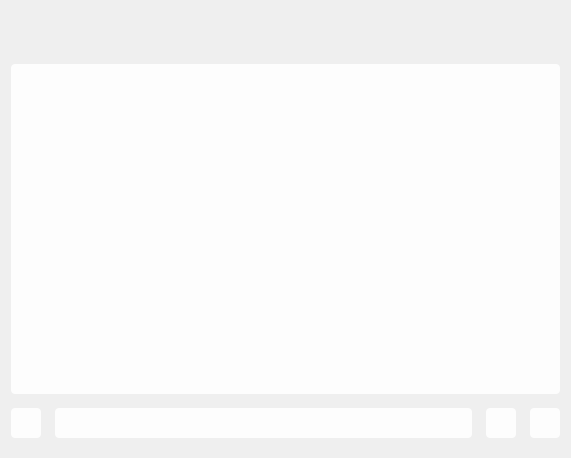
<?xml version="1.0" encoding="UTF-8"?>
<ui version="4.0">
 <class>sp_activator</class>
 <widget class="QWidget" name="sp_activator">
  <property name="geometry">
   <rect>
    <x>0</x>
    <y>0</y>
    <width>571</width>
    <height>458</height>
   </rect>
  </property>
  <property name="font">
   <font>
    <family>MiSans Normal</family>
   </font>
  </property>
  <property name="windowTitle">
   <string>Form</string>
  </property>
  <layout class="QGridLayout" name="gridLayout">
   <property name="leftMargin">
    <number>0</number>
   </property>
   <property name="topMargin">
    <number>0</number>
   </property>
   <property name="rightMargin">
    <number>0</number>
   </property>
   <property name="bottomMargin">
    <number>11</number>
   </property>
   <item row="0" column="0">
    <widget class="QWidget" name="widget" native="true">
     <property name="styleSheet">
      <string notr="true">border-radius: 4px;
background-color: rgba(255, 255, 255, 0);
border:0px solid #BDBDBD;</string>
     </property>
     <layout class="QVBoxLayout" name="verticalLayout_2">
      <property name="leftMargin">
       <number>11</number>
      </property>
      <property name="topMargin">
       <number>0</number>
      </property>
      <property name="rightMargin">
       <number>11</number>
      </property>
      <item>
       <layout class="QVBoxLayout" name="verticalLayout">
        <property name="spacing">
         <number>14</number>
        </property>
        <item>
         <layout class="QHBoxLayout" name="horizontalLayout_2">
          <property name="spacing">
           <number>14</number>
          </property>
          <item>
           <widget class="QLabel" name="appIcon">
            <property name="minimumSize">
             <size>
              <width>40</width>
              <height>40</height>
             </size>
            </property>
            <property name="maximumSize">
             <size>
              <width>40</width>
              <height>40</height>
             </size>
            </property>
            <property name="styleSheet">
             <string notr="true">border-radius: 4px;
border:0px solid #BDBDBD;</string>
            </property>
            <property name="text">
             <string/>
            </property>
           </widget>
          </item>
          <item>
           <widget class="QLabel" name="appName">
            <property name="minimumSize">
             <size>
              <width>0</width>
              <height>50</height>
             </size>
            </property>
            <property name="maximumSize">
             <size>
              <width>16777215</width>
              <height>50</height>
             </size>
            </property>
            <property name="font">
             <font>
              <pointsize>18</pointsize>
              <bold>true</bold>
             </font>
            </property>
            <property name="styleSheet">
             <string notr="true">border-radius: 4px;
border:0px solid #BDBDBD;</string>
            </property>
            <property name="text">
             <string/>
            </property>
           </widget>
          </item>
         </layout>
        </item>
        <item>
         <widget class="QTextBrowser" name="textBrowser">
          <property name="font">
           <font>
            <pointsize>12</pointsize>
            <stylestrategy>PreferAntialias</stylestrategy>
           </font>
          </property>
          <property name="mouseTracking">
           <bool>false</bool>
          </property>
          <property name="styleSheet">
           <string notr="true">background-color: rgba(255, 255, 255, 0.9);
border:0px; border-radius:4px;</string>
          </property>
          <property name="lineWrapMode">
           <enum>QTextEdit::WidgetWidth</enum>
          </property>
          <property name="openExternalLinks">
           <bool>true</bool>
          </property>
         </widget>
        </item>
        <item>
         <layout class="QHBoxLayout" name="horizontalLayout">
          <item>
           <widget class="QPushButton" name="back_to_basePage">
            <property name="minimumSize">
             <size>
              <width>30</width>
              <height>30</height>
             </size>
            </property>
            <property name="maximumSize">
             <size>
              <width>30</width>
              <height>30</height>
             </size>
            </property>
            <property name="styleSheet">
             <string notr="true">QPushButton{background-color:rgba(255,255,255,0.9);border-radius:4px;border:0px;}
QPushButton:hover{background-color:rgba(255,255,255,0.7);}
QPushButton:pressed{background-color:rgba(255,255,255,0.6);}</string>
            </property>
            <property name="text">
             <string/>
            </property>
            <property name="icon">
             <iconset resource="../../ico.qrc">
              <normaloff>:/ico/image/ico/arrow-left-line.svg</normaloff>:/ico/image/ico/arrow-left-line.svg</iconset>
            </property>
            <property name="iconSize">
             <size>
              <width>18</width>
              <height>18</height>
             </size>
            </property>
           </widget>
          </item>
          <item>
           <widget class="QPushButton" name="runBtn">
            <property name="sizePolicy">
             <sizepolicy hsizetype="Expanding" vsizetype="Fixed">
              <horstretch>0</horstretch>
              <verstretch>0</verstretch>
             </sizepolicy>
            </property>
            <property name="minimumSize">
             <size>
              <width>0</width>
              <height>30</height>
             </size>
            </property>
            <property name="maximumSize">
             <size>
              <width>16777215</width>
              <height>30</height>
             </size>
            </property>
            <property name="font">
             <font/>
            </property>
            <property name="styleSheet">
             <string notr="true">QPushButton{background-color:rgba(255,255,255,0.9);border-radius:4px;border:0px;}
QPushButton:hover{background-color:rgba(255,255,255,0.7);}
QPushButton:pressed{background-color:rgba(255,255,255,0.6);}</string>
            </property>
            <property name="text">
             <string/>
            </property>
            <property name="icon">
             <iconset resource="../../ico.qrc">
              <normaloff>:/ico/image/ico/play-line.svg</normaloff>:/ico/image/ico/play-line.svg</iconset>
            </property>
            <property name="iconSize">
             <size>
              <width>18</width>
              <height>18</height>
             </size>
            </property>
           </widget>
          </item>
          <item>
           <widget class="QPushButton" name="refreshBtn">
            <property name="minimumSize">
             <size>
              <width>30</width>
              <height>30</height>
             </size>
            </property>
            <property name="maximumSize">
             <size>
              <width>30</width>
              <height>30</height>
             </size>
            </property>
            <property name="styleSheet">
             <string notr="true">QPushButton{background-color:rgba(255,255,255,0.9);border-radius:4px;border:0px;}
QPushButton:hover{background-color:rgba(255,255,255,0.7);}
QPushButton:pressed{background-color:rgba(255,255,255,0.6);}</string>
            </property>
            <property name="text">
             <string/>
            </property>
            <property name="icon">
             <iconset resource="../../ico.qrc">
              <normaloff>:/ico/image/ico/refresh-line.svg</normaloff>:/ico/image/ico/refresh-line.svg</iconset>
            </property>
            <property name="iconSize">
             <size>
              <width>18</width>
              <height>18</height>
             </size>
            </property>
           </widget>
          </item>
          <item>
           <widget class="QPushButton" name="showOutputBtn">
            <property name="minimumSize">
             <size>
              <width>30</width>
              <height>30</height>
             </size>
            </property>
            <property name="maximumSize">
             <size>
              <width>30</width>
              <height>30</height>
             </size>
            </property>
            <property name="styleSheet">
             <string notr="true">QPushButton{background-color:rgba(255,255,255,0.9);border-radius:4px;border:0px;}
QPushButton:hover{background-color:rgba(255,255,255,0.7);}
QPushButton:pressed{background-color:rgba(255,255,255,0.6);}</string>
            </property>
            <property name="text">
             <string/>
            </property>
            <property name="icon">
             <iconset resource="../../ico.qrc">
              <normaloff>:/ico/image/ico/terminal-box-line.svg</normaloff>:/ico/image/ico/terminal-box-line.svg</iconset>
            </property>
            <property name="iconSize">
             <size>
              <width>18</width>
              <height>18</height>
             </size>
            </property>
            <property name="checkable">
             <bool>true</bool>
            </property>
           </widget>
          </item>
         </layout>
        </item>
       </layout>
      </item>
     </layout>
    </widget>
   </item>
  </layout>
 </widget>
 <resources>
  <include location="../../ico.qrc"/>
 </resources>
 <connections/>
</ui>
